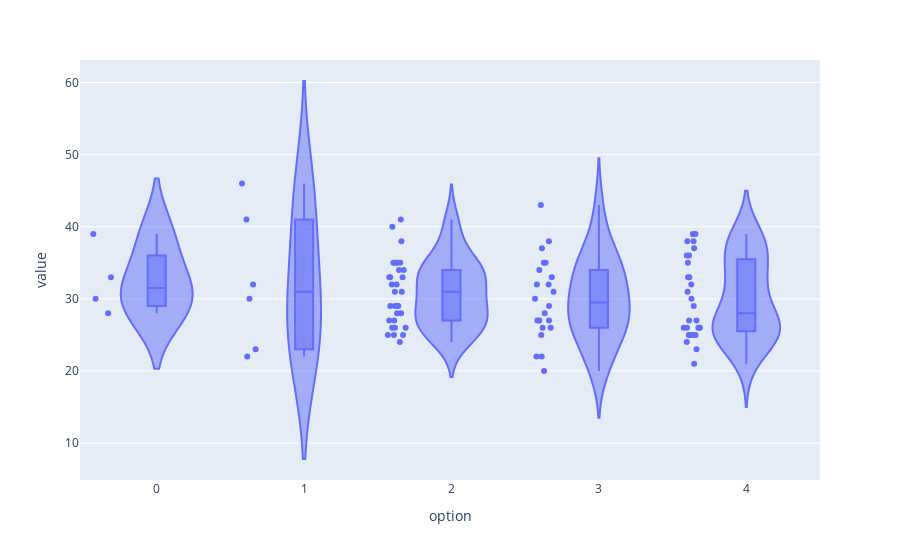

Notebook cell for this chart:
### Code cell
fig = px.violin(cups.history, y="value", x="option", box=True, points="all",
          hover_data=cups.history.columns)
fig.show()

### Figure 1 — Plotly figure (JSON) as saved in the notebook; plotly's stock layout.template omitted (floating-point values rounded to 4 significant figures)
{"data": [{"alignmentgroup": "True", "box": {"visible": true}, "hovertemplate": "option=%{x}<br>value=%{y}<extra></extra>", "legendgroup": "", "marker": {"color": "#636efa"}, "name": "", "offsetgroup": "", "orientation": "v", "points": "all", "scalegroup": "True", "showlegend": false, "type": "violin", "x": [2, 2, 2, 0, 3, 4, 2, 3, 4, 3, 3, 1, 3, 3, 4, 3, 0, 3, 0, 2, 2, 2, 4, 3, 2, 2, 3, 4, 4, 4, 2, 3, 2, 2, 2, 3, 2, 2, 4, 2, 2, 3, 3, 2, 4, 2, 4, 3, 2, 4, 4, 3, 4, 2, 3, 4, 4, 4, 2, 4, 3, 4, 2, 0, 3, 1, 1, 4, 2, 2, 4, 3, 3, 4, 4, 2, 4, 1, 2, 2, 4, 4, 4, 2, 2, 4, 4, 2, 1, 3, 1], "x0": " ", "xaxis": "x", "y": [26, 29, 26, 28, 27, 25, 35, 29, 37, 20, 27, 41, 32, 22, 21, 38, 33, 27, 39, 27, 32, 28, 29, 35, 31, 40, 22, 31, 25, 35, 29, 26, 34, 29, 32, 31, 31, 25, 26, 35, 33, 35, 33, 35, 26, 35, 30, 43, 38, 25, 33, 28, 38, 34, 34, 27, 25, 26, 25, 27, 37, 39, 33, 30, 25, 30, 32, 39, 29, 26, 26, 30, 26, 26, 38, 33, 23, 23, 27, 25, 32, 24, 36, 28, 24, 36, 33, 41, 46, 32, 22], "y0": " ", "yaxis": "y"}], "layout": {"legend": {"tracegroupgap": 0}, "margin": {"t": 60}, "violinmode": "group", "xaxis": {"anchor": "y", "domain": [0, 1], "title": {"text": "option"}}, "yaxis": {"anchor": "x", "domain": [0, 1], "title": {"text": "value"}}}}
